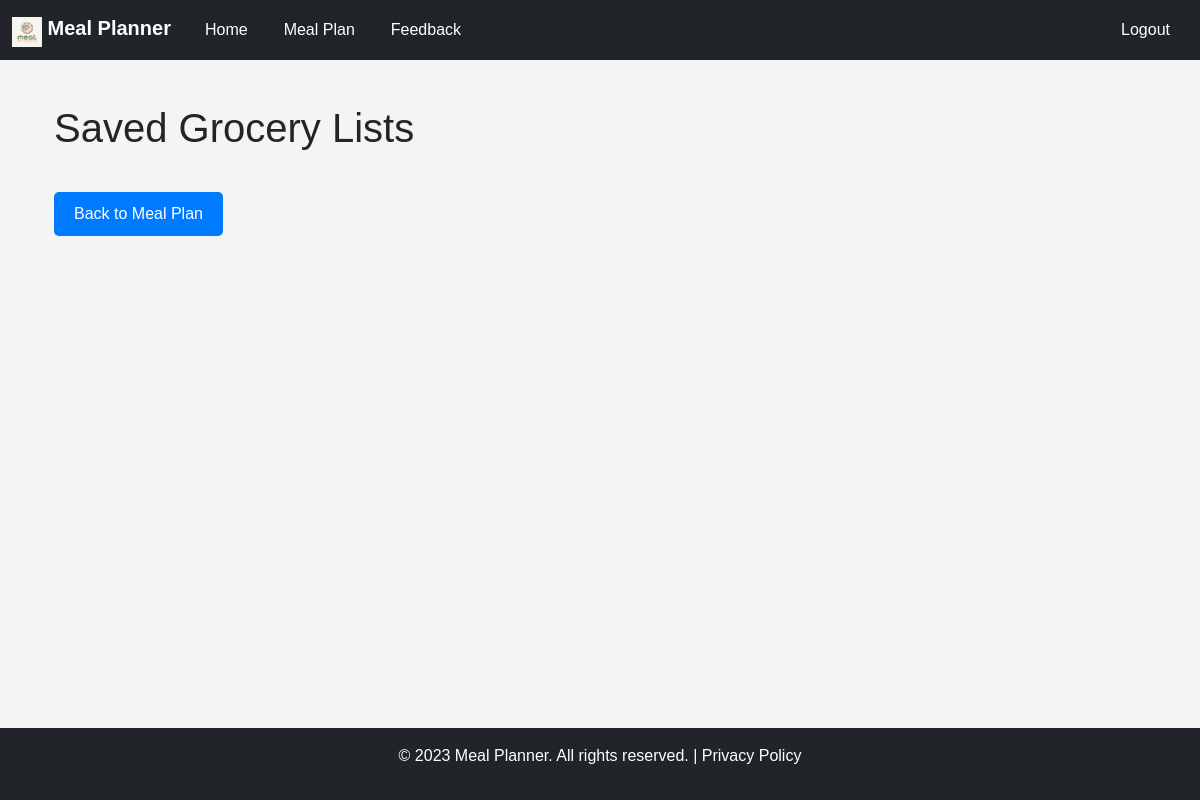
/grocery-list/saved-lists (signed in), run on an earlier commit of the app's database.
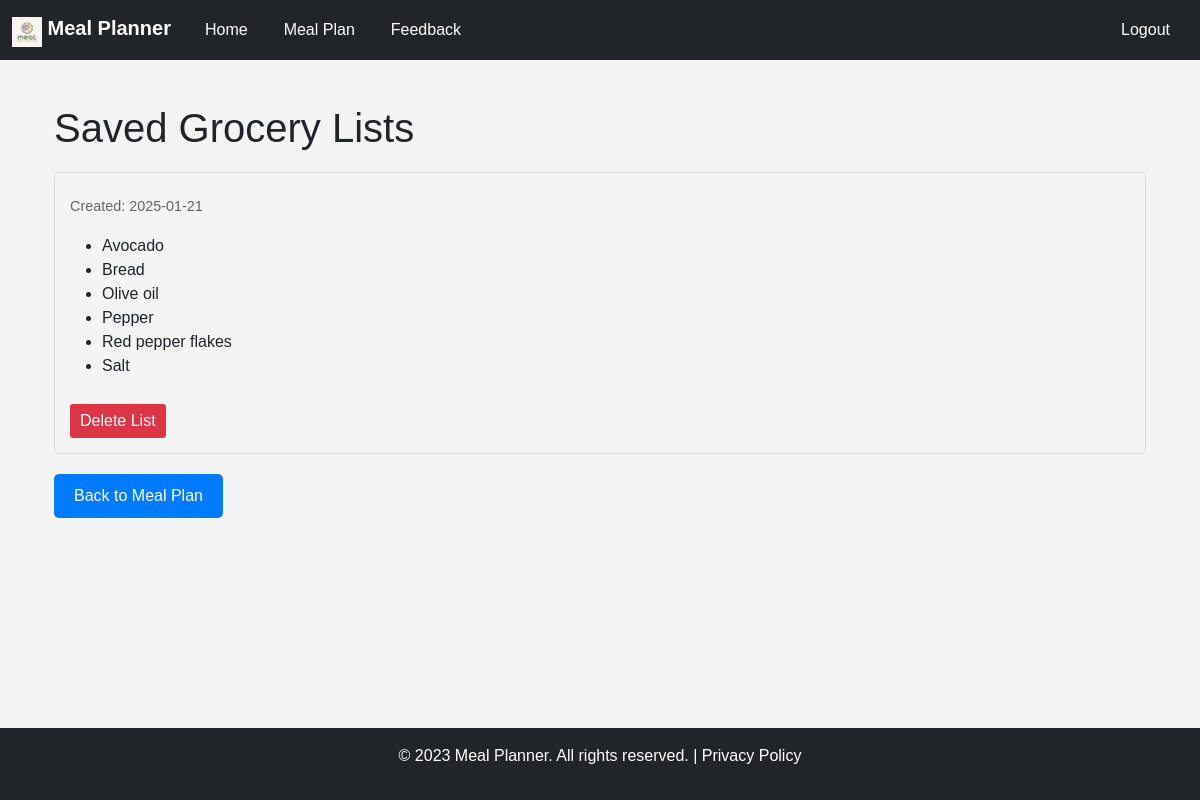
And on a later commit of the database.
### models/saved_grocery_list.py (models this page shows, shortened)
class SavedGroceryList(db.Model):
    __tablename__ = 'saved_grocery_lists'
    id = db.Column(db.Integer, primary_key=True)
    user_id = db.Column(db.Integer, db.ForeignKey('users.id'), nullable=False)
    name = db.Column(db.String(100), nullable=False)
    ingredients = db.Column(db.Text, nullable=False)  # Stored as JSON
    created_at = db.Column(db.DateTime, default=datetime.utcnow)
    def get_ingredients(self):
        return json.loads(self.ingredients)

### routes/grocery_list.py (the view)
@grocery_list_bp.route('/saved-lists')
def view_saved_lists():
    if 'user_id' not in session:
        return redirect(url_for('auth.login'))
    saved_lists = SavedGroceryList.query.filter_by(user_id=session['user_id']).order_by(SavedGroceryList.created_at.desc()).all()
    return render_template('saved_lists.html', saved_lists=saved_lists)

### templates/saved_lists.html (shortened to what this page needs)
{% extends 'base.html' %}
{% block content %}
<div class="container">
    <h1>Saved Grocery Lists</h1>
    <div class="saved-lists">
        {% for list in saved_lists %}
        <div class="saved-list">
            <p class="date">Created: {{ list.created_at.strftime('%Y-%m-%d') }}</p>
            <ul>
                {% for ingredient in list.get_ingredients() %}
                <li>{{ ingredient }}</li>
                {% endfor %}
            </ul>
            <button onclick="deleteList({{ list.id }})" class="delete-btn">Delete List</button>
        </div>
        {% endfor %}
    </div>
    <a href="{{ url_for('meal_plan.plan') }}" class="button">Back to Meal Plan</a>
</div>
{% endblock %}

### templates/base.html (shortened to what this page needs)
<!DOCTYPE html>
<html lang="en">
<head>
    <link href="https://cdn.jsdelivr.net/npm/bootstrap@5.3.0/dist/css/bootstrap.min.css" rel="stylesheet">
    <link rel="stylesheet" href="{{ url_for('static', filename='css/styles.css') }}">
</head>
<body>
    <nav class="navbar navbar-expand-lg navbar-dark bg-dark">
        <div class="container-fluid">
            <a class="navbar-brand" href="{{ url_for('main.index') }}">
                <img src="{{ url_for('static', filename='images/mealplanner.png') }}" alt="Meal Planner Logo" width="30" height="30" class="d-inline-block align-text-top">
                Meal Planner
            </a>
            <div class="collapse navbar-collapse" id="navbarNav">
                <ul class="navbar-nav me-auto">
                    <li class="nav-item">
                        <a class="nav-link {% if request.endpoint == 'main.index' %}active{% endif %}" href="{{ url_for('main.index') }}">Home</a>
                    </li>
                    {% if session.get('user_id') %}
                        <li class="nav-item">
                            <a class="nav-link {% if request.endpoint == 'meal_plan.plan' %}active{% endif %}" href="{{ url_for('meal_plan.plan') }}">Meal Plan</a>
                        </li>
                        <li class="nav-item">
                            <a class="nav-link {% if request.endpoint == 'feedback.index' %}active{% endif %}" href="{{ url_for('feedback.index') }}">Feedback</a>
                        </li>
                    {% endif %}
                </ul>
                <ul class="navbar-nav">
                    {% if session.get('user_id') %}
                        <li class="nav-item">
                            <a class="nav-link" href="{{ url_for('auth.logout') }}">Logout</a>
                        </li>
                    {% endif %}
                </ul>
            </div>
        </div>
    </nav>
    <main class="container mt-4">
        {% block content %}{% endblock %}
    </main>
    <footer class="bg-dark text-white text-center py-3 mt-4">
        <p>&copy; 2023 Meal Planner. All rights reserved. | <a href="#" class="text-decoration-none text-white">Privacy Policy</a></p>
    </footer>
</body>
</html>

### static/css/styles.css (style rules this page uses)
body { font-family: Arial, sans-serif; background-color: #f4f4f4; margin: 0; padding: 0; display: flex; flex-direction: column; min-height: 100vh; }
main { flex: 1; }
.navbar { margin-bottom: 20px; }
.navbar-brand { font-weight: bold; }
.navbar-nav .nav-link { color: white !important; margin: 0 10px; }
footer { background-color: #333; color: white; text-align: center; padding: 20px 0; margin-top: auto; }
.button { background-color: #007bff; color: white; padding: 10px 20px; text-decoration: none; border-radius: 5px; display: inline-block; border: none; cursor: pointer; }

### templates/saved_lists.html (style rules this page uses)
.saved-lists { display: grid; gap: 20px; margin: 20px 0; }
.saved-list { border: 1px solid #ddd; padding: 15px; border-radius: 5px; }
.date { color: #666; font-size: 0.9em; }
.delete-btn { background-color: #dc3545; color: white; border: none; padding: 5px 10px; border-radius: 3px; cursor: pointer; margin-top: 10px; }

What changed in the data, as far as the page shows it:
added SavedGroceryList: created_at "2025-01-21", get_ingredients "Avocado" "Bread" "Olive oil" "Pepper" "Red pepper flakes" "Salt"
